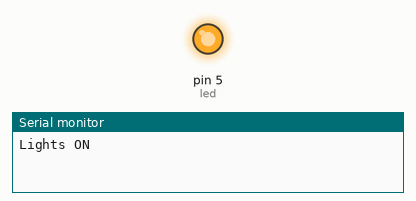
Recording of a sketch running on a simulated Arduino Uno, built with avr-gcc and run on an emulated ATmega328P. Shown: output pins drawn as LEDs (lit = HIGH), the last lines printed to the serial monitor. No radio packets arrive unless stated.

Above: at 1.0 s.
At 3.0 s:
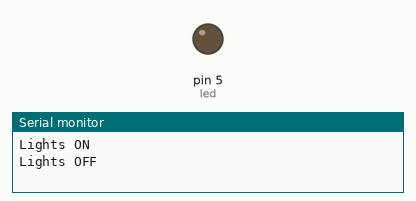
Timing chart, 0 to 5.2 s (numbered marks = the images above):
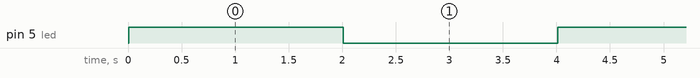

The sketch:

NRF24L01_SIMPLE_TX.ino
```cpp
#include<SPI.h>
#include<RF24.h>

byte msg[1];
RF24 radio(7,8);
int led = 5;
const uint64_t pipe = 0x8675309ABCll;

void setup()
{
Serial.begin(9600);
pinMode(led,OUTPUT);
radio.begin();
radio.openWritingPipe(pipe);
}

void loop()
{
msg[0] = 1;
radio.write(msg,sizeof(msg));
Serial.println("Lights ON");
digitalWrite(led,msg[0]);
delay(2000);

msg[0] = 0;
radio.write(msg,sizeof(msg));
Serial.println("Lights OFF");
digitalWrite(led,msg[0]);
delay(2000);

}
```

Measured:
- by itself, pin 5 (led): alternates HIGH for 2.0 s and LOW for 2.0 s
